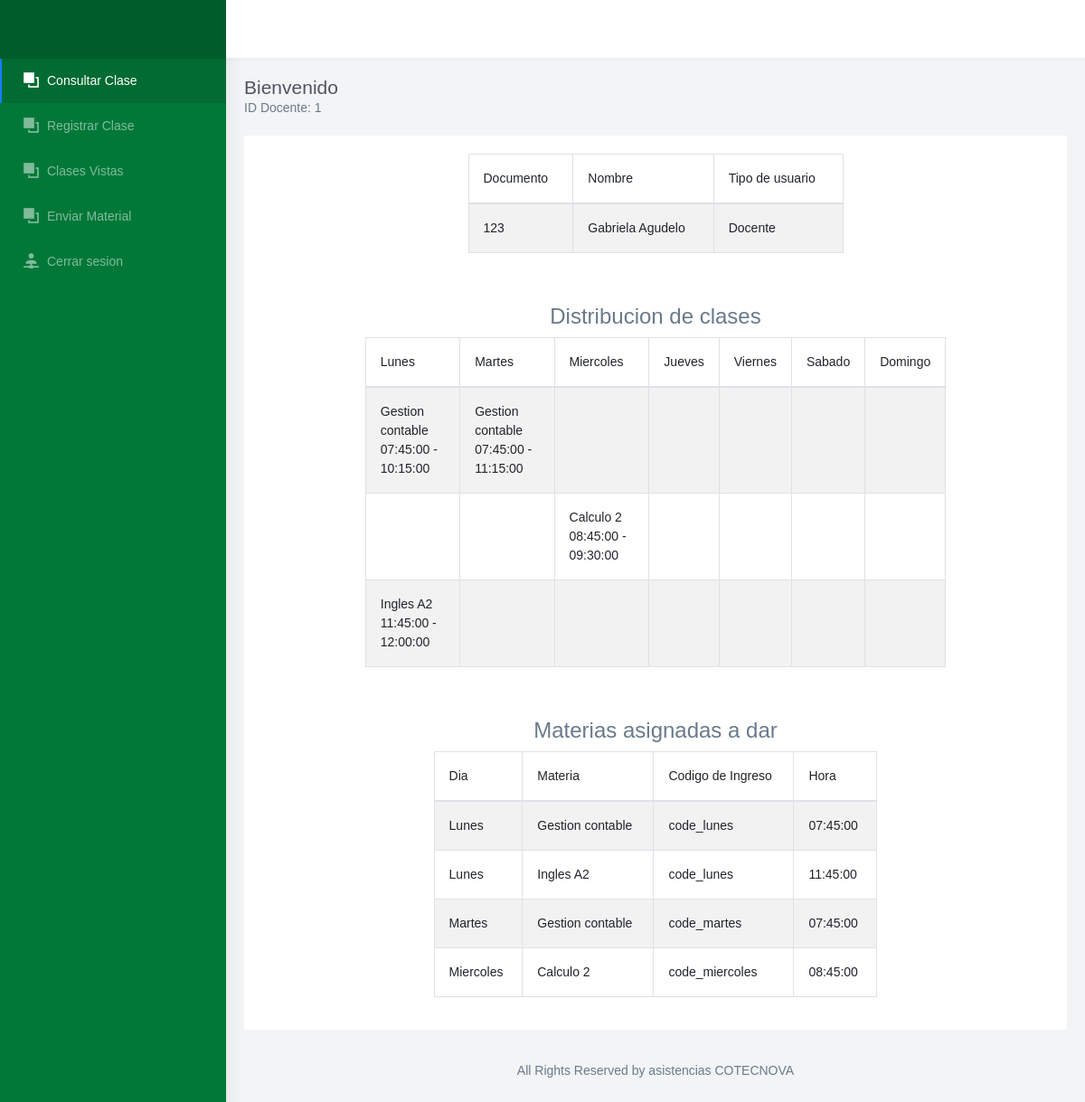
Page /consultar_clase.php (signed in) on the committed database.
### tables this page shows
CREATE TABLE `docente` (
  `id_docente` int(11) NOT NULL COMMENT 'Identificador del docente',
  `documento` varchar(45) NOT NULL COMMENT 'Documento del docente',
  `nombres` varchar(45) NOT NULL COMMENT 'Nombres del docente\n\n',
  `apellidos` varchar(45) NOT NULL COMMENT 'Apellidos del docente',
  `clave` varchar(45) NOT NULL COMMENT 'Clave del docente',
  `tipo_usuario_id_tipo_usuario` int(11) NOT NULL COMMENT 'Tipo de usuario',
  `estado` int(11) NOT NULL COMMENT 'Activo o inactivo'
);

CREATE TABLE `tipo_usuario` (
  `id_tipo_usuario` int(11) NOT NULL COMMENT 'Id del usuario',
  `nombre` varchar(45) NOT NULL COMMENT 'Nombre (Administrador, Estudiante o Docente)'
);

CREATE TABLE `clase` (
  `id_clase` int(11) NOT NULL COMMENT 'Id de la clase',
  `Dias_id_dia` int(11) NOT NULL COMMENT 'Id del dia',
  `hora` time NOT NULL COMMENT 'Hora de inicio de la clase',
  `horafin` time NOT NULL COMMENT 'Hora fin de la clase',
  `codigo` varchar(45) NOT NULL COMMENT 'Codigo de la clase',
  `Docente_id_docente` int(11) NOT NULL COMMENT 'Id del docente que la dara',
  `Aula_id_aula` int(11) NOT NULL COMMENT 'Id del aula en la que se vera',
  `Materia_id_materia` int(11) NOT NULL COMMENT 'Id de la materia que se vera',
  `Grupo_id_grupo` int(11) NOT NULL COMMENT 'Id del grupo asignado',
  `estado` int(11) NOT NULL COMMENT 'Estado de la clase'
);

CREATE TABLE `dias` (
  `id_dia` int(11) NOT NULL COMMENT 'Id el dia',
  `nombre` varchar(45) NOT NULL COMMENT 'Nombre del dia'
);

CREATE TABLE `materia` (
  `id_materia` int(11) NOT NULL COMMENT 'Id de la materia',
  `nombre` varchar(45) NOT NULL COMMENT 'Nombre de la materia',
  `estado` int(11) NOT NULL COMMENT 'Activo o inactivo'
);

### Modelo/MySQL.php (called while the page is built, shortened)
<?php
class MySQL{
    private $hostname  = "localhost";
    private $user = "root";
    private $password = "";
    private $database = "asistencia";
    private $conexion;
    public function conectar(){
        $this->conexion = mysqli_connect($this->hostname, $this->user, $this->password, $this->database);
    }
    public function efectuarConsulta($consulta){
        mysqli_query($this->conexion, "SET lc_time_names = 'es_ES'" );
        mysqli_query($this->conexion, "SET NAMES 'utf8'");
        mysqli_query($this->conexion, "SET CHARACTER 'utf8'");
       $this->resultadoConsulta = mysqli_query($this->conexion, $consulta);
        return $this->resultadoConsulta;
    }
}

### consultar_clase.php (the view, shortened to what this page needs)
<!DOCTYPE html>
<html dir="ltr" lang="en">
<head>
	<link href="css/chartist.min.css" rel="stylesheet">
	<link href="css/style.min.css" rel="stylesheet">
	<link href="css/ie7.css" rel="stylesheet">
	<link href="css/materialdesignicons.min.css" rel="stylesheet">
	<link href="css/weather-icons.min.css" rel="stylesheet">
	<link href="https://cdnjs.cloudflare.com/ajax/libs/twitter-bootstrap/4.5.2/css/bootstrap.css" rel="stylesheet" media="all">
</head>
<body>
	<?php
	require_once 'Modelo/MySQL.php';
	$mysql = new MySQL;
	$mysql->conectar();
	$id_docente = $_SESSION['idDocente'];
	$datosdocente = $mysql->efectuarConsulta("SELECT docente.id_docente, docente.nombres, docente.apellidos, docente.documento, docente.tipo_usuario_id_tipo_usuario, tipo_usuario.nombre from docente join tipo_usuario on tipo_usuario.id_tipo_usuario = docente.tipo_usuario_id_tipo_usuario where docente.id_docente = " . $id_docente . "");
	while ($valores1 = mysqli_fetch_assoc($datosdocente)) {
		$documento = $valores1['documento'];
		$nombres = $valores1['nombres'];
		$apellidos = $valores1['apellidos'];
		$apellidos = $valores1['apellidos'];
		$tipo_usuario = $valores1['nombre'];
	}
	$dhorario = $mysql->efectuarConsulta("SELECT docente.id_docente, clase.id_clase, clase.hora, clase.horafin, dias.id_dia, dias.nombre as nombredia, materia.nombre FROM docente join clase on clase.Docente_id_docente = docente.id_docente join dias on dias.id_dia = clase.Dias_id_dia join materia on materia.id_materia = clase.Materia_id_materia where docente.id_docente = " . $id_docente . " ORDER BY clase.hora, nombredia");
	$Amaterias = $mysql->efectuarConsulta("SELECT docente.id_docente, clase.hora, dias.id_dia, dias.nombre as nombredia, materia.nombre as nombremateria, clase.codigo FROM docente join clase on clase.Docente_id_docente = docente.id_docente join dias on dias.id_dia = clase.Dias_id_dia join materia on materia.id_materia = clase.Materia_id_materia where docente.id_docente = " . $id_docente . " order by dias.id_dia");
    $horario = [];
    while($valores1 = mysqli_fetch_assoc($dhorario)) {
        $hora = $valores1['hora'];
        $horafin = $valores1['horafin'];
        if(!isset($horario[$hora])) {
            $horario[$hora] = ['', '', '', '', '', '', ''];
        }
        $horario[$hora][$valores1['id_dia'] - 1] = $valores1['nombre']. " " . $hora . " - ". $horafin;
    }
	?>
	<div id="main-wrapper" data-navbarbg="skin6" data-theme="light" data-layout="vertical" data-sidebartype="full" data-boxed-layout="full">
		<header class="topbar" data-navbarbg="skin6">
			<nav class="navbar top-navbar navbar-expand-md navbar-light">
				<div class="navbar-header" data-logobg="skin5">
					<div class="navbar-brand">
						<a href="index.html" class="logo">
						</a>
					</div>
				</div>
			</nav>
		</header>
		<div class="page-wrapper">
			<div class="page-breadcrumb">
				<div class="row">
					<div class="col-5 align-self-center">
						<h4 class="page-title">Bienvenido</h4>
						<?php echo "ID Docente: " . $_SESSION['idDocente']; ?>
					</div>
				</div>
			</div>
			<div class="container-fluid">
				<div class="row">
					<div class="col-12">
						<div class="card">
							<center>
								<div class="card-body col-md-6 col-md-offset-3">
								<table id="info" class="table table-striped table-bordered" style="width:100%">
										<thead>
											<tr>
												<th scope="col">Documento</th>
												<th scope="col">Nombre</th>
												<th scope="col">Tipo de usuario</th>
											</tr>
										</thead>
										<tbody>
											<tr>
												<td><?php echo $documento ?></td>
												<td><?php echo $nombres." ".$apellidos ?></td>
												<td><?php echo $tipo_usuario ?></td>
											</tr>
										</tbody>
									</table>
								</div>
							</center>
							<center>
								<div class="card-body col-md-9 col-md-offset-3">
									<center>
										<h3>Distribucion de clases</h3>
									</center>
									<table id="example" class="table table-striped table-bordered" style="width:100%">
										<thead>
											<tr>
												<th>Lunes</th>
												<th>Martes</th>
												<th>Miercoles</th>
												<th>Jueves</th>
												<th>Viernes</th>
												<th>Sabado</th>
												<th>Domingo</th>
											</tr>
										</thead>
										<tbody>
											<?php
											        foreach($horario as $hora => $dias) {
											            echo <<<HTML
											            <tr>
											                <td>{$dias[0]}</td>
											                <td>{$dias[1]}</td>
											                <td>{$dias[2]}</td>
											                <td>{$dias[3]}</td>
											                <td>{$dias[4]}</td>
											                <td>{$dias[5]}</td>
											                <td></td>
											            </tr>
											HTML;
											        }
											?>
										</tbody>
									</table>
								</div>
							</center>
							<center>
								<div class="card-body col-md-7 col-md-offset-3">
									<center>
										<h3>Materias asignadas a dar</h3>
									</center>
									<table id="mater" class="table table-striped table-bordered" style="width:100%">
										<thead>
											<tr>
												<th scope="col">Dia</th>
												<th scope="col">Materia</th>
												<th scope="col">Codigo de Ingreso</th>
												<th scope="col">Hora</th>
											</tr>
										</thead>
										<tbody>
											<tr>
												<?php
												while ($valores3 = mysqli_fetch_assoc($Amaterias)) {
												?>
													<td><?php echo $valores3['nombredia'] ?></td>
													<td><?php echo $valores3['nombremateria'] ?></td>
													<td><?php echo $valores3['codigo'] ?></td>
													<td><?php echo $valores3['hora'] ?></td>
											</tr>
										<?php
												}
										?>
										</tbody>
									</table>
								</div>
							</center>
						</div>
					</div>
				</div>
				<footer class="footer text-center">
					All Rights Reserved by asistencias COTECNOVA
				</footer>
			</div>
		</div>
</body>
</html>

### rows in the picture
docente: documento "123", nombres "Gabriela", apellidos "Agudelo", tipo_usuario_id_tipo_usuario.nombre "Docente"
clase: Dias_id_dia.nombre "Lunes", Materia_id_materia.nombre "Gestion contable", codigo "code_lunes", hora "07:45:00"
clase: Dias_id_dia.nombre "Lunes", Materia_id_materia.nombre "Ingles A2", codigo "code_lunes", hora "11:45:00"
clase: Dias_id_dia.nombre "Martes", Materia_id_materia.nombre "Gestion contable", codigo "code_martes", hora "07:45:00"
clase: Dias_id_dia.nombre "Miercoles", Materia_id_materia.nombre "Calculo 2", codigo "code_miercoles", hora "08:45:00"

### other values in the picture
$_SESSION['idDocente'] "1"
$dias[0] "Gestion contable 07:45:00 - 10:15:00"
$dias[1] "Gestion contable 07:45:00 - 11:15:00"
$dias[2] "Calculo 2 08:45:00 - 09:30:00"
$dias[0] "Ingles A2 11:45:00 - 12:00:00"
